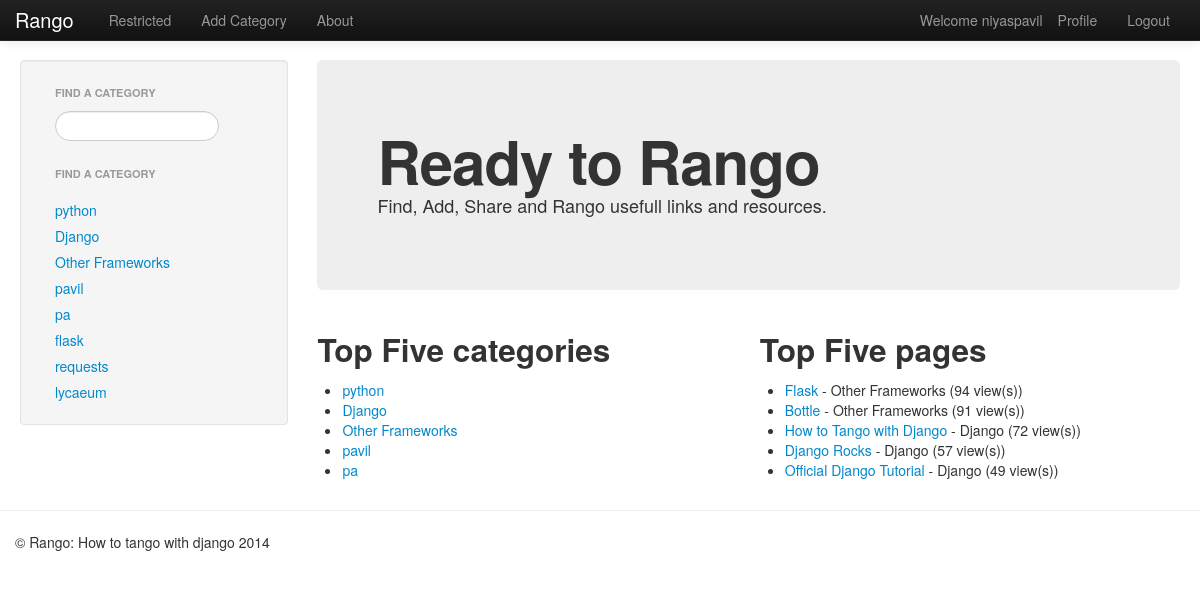
Screenshot of /rango/ (signed in) with the database file from the repository.
### rango/models.py (models this page shows, shortened)
class Category(models.Model):
    name = models.CharField(max_length=128, unique=True)
    views = models.IntegerField(default=0)
    likes = models.IntegerField(default=0)
    def __unicode__(self):
        return self.name

class Page(models.Model):
    category = models.ForeignKey(Category)
    title = models.CharField(max_length=128)
    url = models.URLField()
    views = models.IntegerField(default=0)

### rango/views.py (the view)
def index(request):
    context = RequestContext(request)
    category_list = Category.objects.order_by('-likes')[:5]
    context_dict = {"categories": category_list}
    page_list = Page.objects.order_by("-views")[:5]
    cat_list = get_category_list()
    context_dict['cat_list'] = cat_list
    context_dict["pages"] = page_list
    for category in category_list:
        category.url = category.name.replace(" ", "_")
    if request.session.get('last_visit'):
        last_visit_time = request.session.get('last_visit')
        visits = request.session.get('visits','0')
        if (datetime.now() - datetime.strptime(last_visit_time[:-7], "%Y-%m-%d %H:%M:%S")).days > 0:
            request.session['visits'] = visits+1
            request.session['last_visit'] = str(datetime.now())
    else:
        request.session['last_visit'] = str(datetime.now())
        request.session['visits'] = 1
    return render_to_response('rango/index.html', context_dict, context)

### rango/views.py (called while the page is built)
def get_category_list(max_results =0, starts_with=''):
    cat_list=[]
    if starts_with:
        cat_list = Category.objects.filter(name__istartswith=starts_with)
    else:
        cat_list = Category.objects.all()
    if max_results > 0:
        if len(cat_list) > max_results:
            cat_list = cat_list[:max_results]
    for category in cat_list:
        category.url = category.name.replace(" ", "_")
    print cat_list
    return cat_list

### templates/rango/index.html (shortened to what this page needs)
{% extends 'rango/base.html' %}
{% load static %}
{% block body_block%}
<div class="hero-unit">
    <h1>Ready to Rango</h1>
    <p>Find, Add, Share and Rango usefull links and resources.</p>
</div>
<div class = "row-fluid">
    <div class="span6">
        <h2>Top Five categories</h2>
        {%if categories%}
        <ul>
            {% for category in categories %}
                <li><a href="category/{{ category.url }}">{{ category.name }}</a></li>
            {% endfor%}
        </ul>
        {% else %}
            <strong> There is no categories present. </strong>
        {% endif%}
    </div>
    <div class="span6">
        <h2>Top Five pages</h2>
        {%if pages%}
        <ul>
            {% for page in pages %}
                <li><a href="{{ page.url}}">{{ page.title }}</a> - {{ page.category }} ({{ page.views }} view(s))</li>
            {% endfor%}
        </ul>
        {% else %}
            <strong> There is no pageses present. </strong>
        {% endif%}
    </div>
</div>
{% endblock %}

### templates/rango/base.html (shortened to what this page needs)
<!DOCTYPE html>
{% load static %}
<html>
    <head>
        <link href= "{% static 'css/bootstrap-fluid-adj.css' %}" rel ='stylesheet'>
        <link href= "{% static 'css/bootstrap.min.css'%}" rel="stylesheet" media="screen">
        <link href="{% static 'css/bootstrap-responsive.css'%}" rel="stylesheet">
    </head>
    <body>
        <div class="navbar navbar-inverse navbar-fixed-top">
            <div class="navbar-inner">
                <div class="container">
                    <a class="brand" href="/rango/">Rango</a>
                    <div class="nav-collapse collapse">
                        <ul class="nav pull-right">
                            {% if user.is_authenticated %}
                            <li class="navbar-text">Welcome {{user.username}}</li>
                            <li><a href="/rango/profile/">Profile</a></li>
                            <li><a href="/rango/logout/">Logout</a></li>
                            {% else %}
                            <li><a href="/rango/register/">Register</a></li></li>
                            <li><a href="/rango/login/">Login</a></li>
                            {% endif %}
                        </ul>
                        <ul class="nav">
                            {% if user.is_authenticated %}
                                <li><a href="/rango/restricted/">Restricted</a> </li>
                                <li><a href="/rango/add_category/">Add Category</a> </li>
                            {% endif %}
                                <li><a href="/rango/about/">About</a></li>
                        </ul>
                    </div>
                </div>
            </div>
        </div>
        <div class="container-fluid">
            <div class="row-fluid">
                <div class="span3">
                    <div class="well sidebar-nav">
                        <ul class="nav nav-list">
                        <li class="nav-header">Find a Category</li>
                        <form>
                            <li><input  class="search-query span10" type="text" name="suggestion" value="" id="suggestion" /></li>
                        </form>
                        </ul>
                        {% if cat_list %}
                        <div id="cats">
                            {% include 'rango/category_list.html' with cat_list=cat_list %}
                        </div>
                        {% endif %}
                    </div>
                </div>
                <div class="span9">
                    {% block body_block %}
                    {% endblock %}
                </div>
            </div>
        </div>
        <hr/>
        <footer>
            <div class="container">
                <p>&copy; Rango: How to tango with django 2014</p>
            </div>
        </footer>
    </body>
</html>

### templates/rango/category_list.html
        <h1 class="nav-header">Find a category</h1>
        <ul class="nav nav-list">
        {%if cat_list%}
            {% for category in cat_list %}
                <li><a href="/rango/category/{{ category.url }}">{{ category.name }}</a></li>
            {% endfor%}
        </ul>
        {% else %}
                <li>No categories at present</li>
        {% endif %}

### rows the page displays
Category: name "python"
Category: name "Django"
Category: name "Other Frameworks"
Category: name "pavil"
Category: name "pa"
Category: name "flask"
Category: name "requests"
Category: name "lycaeum"
Page: title "Flask", category "Other Frameworks", views "94"
Page: title "Bottle", category "Other Frameworks", views "91"
Page: title "How to Tango with Django", category "Django", views "72"
Page: title "Django Rocks", category "Django", views "57"
Page: title "Official Django Tutorial", category "Django", views "49"

### other values shown
{{ user.username }} "niyaspavil"
